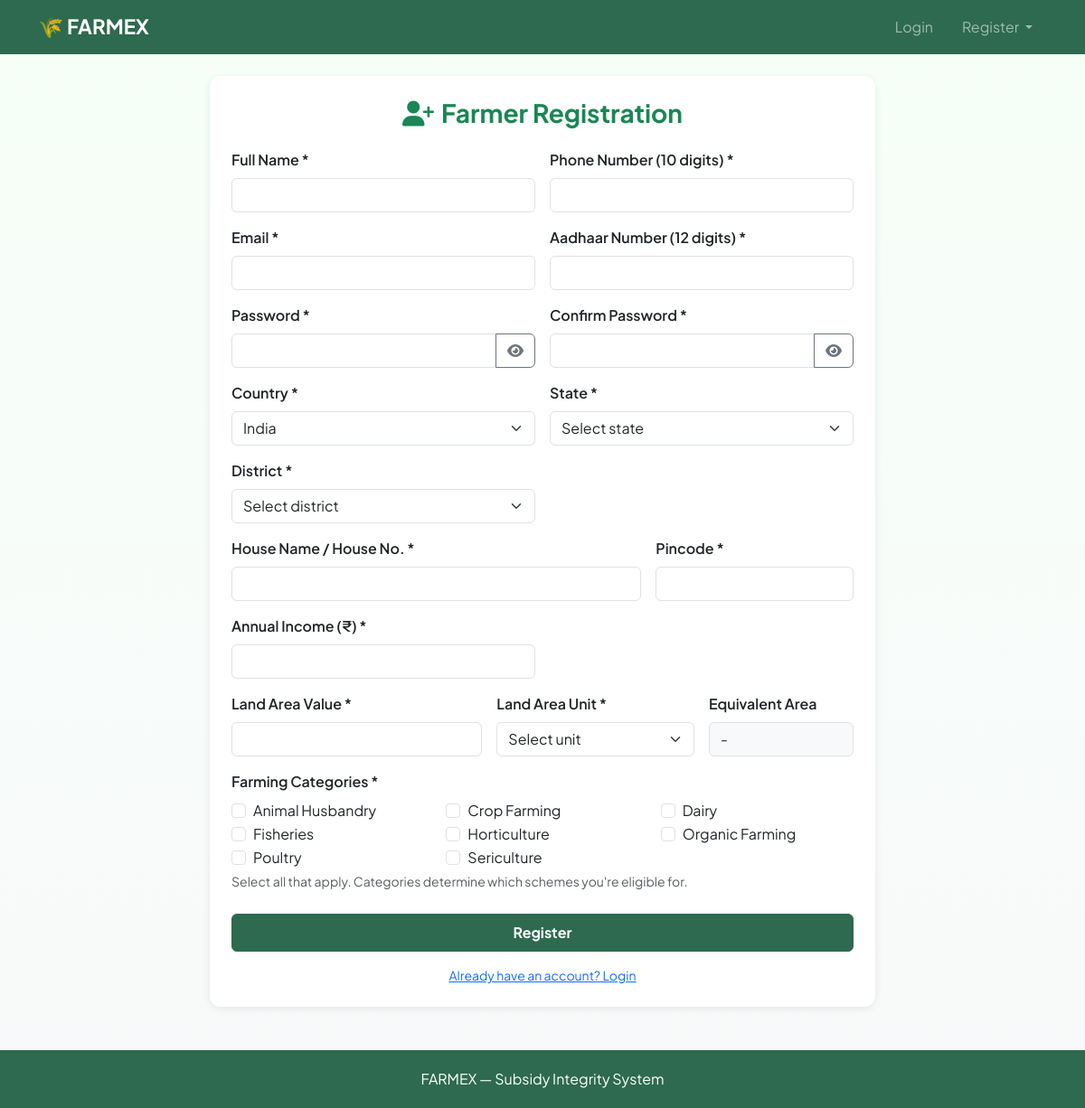
The app's page /register/farmer/ with its own data.
### accounts/models.py (models this page shows, shortened)
class Category(models.Model):
    name = models.CharField(max_length=50, unique=True)
    class Meta:
        verbose_name_plural = "Categories"

### accounts/views.py (the view, shortened to what this page needs)
# urls.py: path('register/farmer/', views.farmer_register, name='farmer_register'),
def farmer_register(request):
    context = {
        'categories': Category.objects.order_by('name'),
        'selected_categories': [],
        **location_context(),
    }
    return render(request, 'accounts/farmer_register.html', context)

### accounts/context_processors.py (called while the page is built, shortened)
def notification_count(request):
    return {
        'unread_notification_count': 0,
        'recent_notifications': []
    }

### accounts/views.py (called while the page is built)
def location_context():
    states = State.objects.all()
    return {
        'states': states,
        'location_data': {
            str(state.id): list(state.districts.values('id', 'name'))
            for state in states
        },
    }

### accounts/templates/accounts/farmer_register.html (shortened to what this page needs)
{% extends 'accounts/base.html' %}
{% block content %}
<div class="row justify-content-center">
  <div class="col-md-8">
    <div class="card p-4">
      <h3 class="text-center mb-4 fw-bold text-success"><i class="fas fa-user-plus me-2"></i>Farmer Registration</h3>
      <form method="post" enctype="multipart/form-data">
        <div class="row g-3">
          <div class="col-md-6">
            <label class="form-label fw-semibold">Full Name *</label>
            <input type="text" name="full_name" class="form-control" maxlength="100" required>
          </div>
          <div class="col-md-6">
            <label class="form-label fw-semibold">Phone Number (10 digits) *</label>
            <input type="tel" name="phone" class="form-control" inputmode="numeric" pattern="[0-9]{10}" minlength="10" maxlength="10" autocomplete="tel" required>
          </div>
          <div class="col-md-6">
            <label class="form-label fw-semibold">Email *</label>
            <input type="email" name="email" class="form-control" maxlength="150" autocomplete="email" required>
          </div>
          <div class="col-md-6">
            <label class="form-label fw-semibold">Aadhaar Number (12 digits) *</label>
            <input type="text" name="aadhaar" class="form-control" inputmode="numeric" pattern="[0-9]{12}" minlength="12" maxlength="12" required>
          </div>
          <div class="col-md-6">
            <label class="form-label fw-semibold">Password *</label>
            <div class="input-group">
              <input type="password" name="password" class="form-control password-input" required>
              <button type="button" class="btn btn-outline-secondary password-toggle" aria-label="Show password" title="Show password">
                <i class="fas fa-eye" aria-hidden="true"></i>
              </button>
            </div>
          </div>
          <div class="col-md-6">
            <label class="form-label fw-semibold">Confirm Password *</label>
            <div class="input-group">
              <input type="password" name="confirm_password" class="form-control password-input" required>
              <button type="button" class="btn btn-outline-secondary password-toggle" aria-label="Show confirm password" title="Show confirm password">
                <i class="fas fa-eye" aria-hidden="true"></i>
              </button>
            </div>
          </div>
          <div class="col-md-6">
            <label class="form-label fw-semibold" for="country">Country *</label>
            <select name="country" id="country" class="form-select" required>
              <option value="India" selected>India</option>
            </select>
          </div>
          <div class="col-md-6">
            <label class="form-label fw-semibold" for="state">State *</label>
            <select name="state" id="state" class="form-select" required>
              <option value="">Select state</option>
            </select>
          </div>
          <div class="col-md-6">
            <label class="form-label fw-semibold" for="district">District *</label>
            <select name="district" id="district" class="form-select" required>
              <option value="">Select district</option>
            </select>
          </div>
          <div class="col-md-8">
            <label class="form-label fw-semibold" for="house_address">House Name / House No. *</label>
            <input type="text" name="house_address" id="house_address" class="form-control" maxlength="200" required>
          </div>
          <div class="col-md-4">
            <label class="form-label fw-semibold" for="pincode">Pincode *</label>
            <input type="text" name="pincode" id="pincode" class="form-control" inputmode="numeric" pattern="[0-9]{6}" maxlength="6" required>
          </div>
          <div class="col-md-6">
            <label class="form-label fw-semibold">Annual Income (₹) *</label>
            <input type="number" name="income" class="form-control" min="0" step="0.01" required>
          </div>
          <div class="col-12">
            <div class="row g-3">
              <div class="col-md-5">
                <label class="form-label fw-semibold" for="land_area_value">Land Area Value *</label>
                <input type="number" name="land_area_value" id="land_area_value" class="form-control" min="0.0001" max="100000000" step="0.0001" required>
              </div>
              <div class="col-md-4">
                <label class="form-label fw-semibold" for="land_area_unit">Land Area Unit *</label>
                <select name="land_area_unit" id="land_area_unit" class="form-select" required>
                  <option value="">Select unit</option>
                </select>
              </div>
              <div class="col-md-3">
                <label class="form-label fw-semibold">Equivalent Area</label>
                <output id="standardized-area" class="form-control bg-light" aria-live="polite">-</output>
              </div>
            </div>
          </div>
          <div class="col-12">
            <label class="form-label fw-semibold">Farming Categories *</label>
            <div class="row">
              {% for cat in categories %}
              <div class="col-md-4">
                <div class="form-check">
                  <input class="form-check-input" type="checkbox" name="categories" value="{{ cat.name }}" id="cat_{{ forloop.counter }}" {% if cat.name in selected_categories %}checked{% endif %}>
                  <label class="form-check-label" for="cat_{{ forloop.counter }}">{{ cat.name }}</label>
                </div>
              </div>
              {% endfor %}
            </div>
            <small class="text-muted">Select all that apply. Categories determine which schemes you're eligible for.</small>
          </div>
        </div>
        <button type="submit" class="btn btn-primary w-100 mt-4 py-2 fw-bold">Register</button>
      </form>
      <div class="text-center mt-3 small"><a href="{% url 'login' %}">Already have an account? Login</a></div>
    </div>
  </div>
</div>
{% endblock %}

### accounts/templates/accounts/base.html (style rules this page uses)
body { background: linear-gradient(180deg, #f6fff8 0%, #f8f9fa 100%); font-family: 'Plus Jakarta Sans', 'Inter', -apple-system, BlinkMacSystemFont, 'Segoe UI', Roboto, sans-serif; }
.card { border: none; box-shadow: 0 2px 8px rgba(0,0,0,.08); border-radius: 12px; }
.btn-primary { background: #2d6a4f; border-color: #2d6a4f; }

### records on screen
Category: name "Animal Husbandry"
Category: name "Crop Farming"
Category: name "Dairy"
Category: name "Fisheries"
Category: name "Horticulture"
Category: name "Organic Farming"
Category: name "Poultry"
Category: name "Sericulture"
